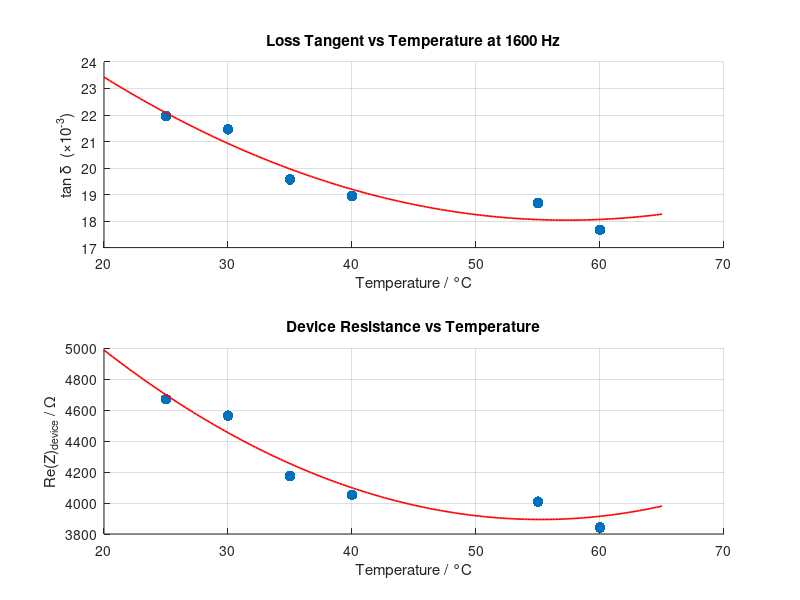

Source code (MATLAB):
%% ElectrodeThermometer.m
%
% Use the electrode's own dielectric loss as a thermometer.
%
% The loss tangent of the adhesive layer changes with temperature (the
% relaxation peak shifts). If you have calibration data from an LCR meter
% at known temperatures, you can invert the relationship: measure Re(Z)
% from the scope, subtract R_esr, compute tan(d), and look up the
% temperature on the calibration curve.
%
% This gives you the electrode temperature during plasma operation without
% any additional sensors, at no extra cost, from data you already collect.
%
% USAGE
%   1. Run HiokiImpedanceSweep.m on your temperature sweep files to get
%      TempTable (or enter the calibration data manually below).
%   2. Set R_esr from the off-measurement analysis.
%   3. Pass in Re(Z) from the scope at any point during the run.
%
% ACCURACY
%   Sensitivity is about 24 ohm/K in Re(Z)_device at 1600 Hz, which is
%   0.18%/K in total Re(Z) on top of 13 kOhm of R_esr. The scope sine
%   fit gives Re(Z) to ~100 ohm, so the temperature resolution is roughly
%   +- 4 K. Good enough to distinguish "room temperature" from "60 C after
%   15 minutes of plasma" but not for precision thermometry.
%
% LIMITATIONS
%   - Valid only above ~700 Hz where tan(d) decreases monotonically with T.
%     Below 700 Hz the trend reverses and the inversion is ambiguous.
%   - Assumes R_esr is temperature-independent (it is, if it is in the
%     amplifier). If R_esr is in the device, this needs rethinking.
%   - The calibration is device-specific. Different adhesive thickness or
%     type gives a different curve.
 
%% ========================================================================
%  CALIBRATION DATA
%  ========================================================================
% Enter your LCR temperature sweep results here.
% Each row: [Temperature_C, tan_delta, Capacitance_F]
% at your operating frequency.
%
% If you have TempTable from HiokiImpedanceSweep.m, you can build this
% automatically (see the block below).
 
OperatingFreq = 1600;   % Hz, must match the frequency of the calibration data
 
% --- Option 1: Manual entry from your PET data ---------------------------
% CalibrationData = [T(C), tan(d), C(F)] at OperatingFreq
CalibrationData = [
    25,  0.02196,  467.6e-12
    30,  0.02146,  467.6e-12
    35,  0.01957,  466.3e-12
    40,  0.01895,  465.0e-12
    55,  0.01868,  463.5e-12
    60,  0.01767,  457.5e-12
];
 
% --- Option 2: Build from TempTable (uncomment if available) -------------
% CalibrationData = zeros(numel(TempTable),3);
% jf = nearestIdx(TempTable(1).Freq, OperatingFreq);
% for k = 1:numel(TempTable)
%     CalibrationData(k,:) = [TempTable(k).Temp, ...
%                             TempTable(k).TanDelta_mean(jf), ...
%                             TempTable(k).Cs_mean(jf)];
% end
% % Remove NaN temperature entries
% CalibrationData = CalibrationData(~isnan(CalibrationData(:,1)),:);
 
% --- R_esr from your off measurement analysis ---------------------------
R_esr = 13200;   % Ohm, from the tan(d) decomposition
 
%% ========================================================================
%  BUILD THE CALIBRATION CURVE
%  ========================================================================
T_cal  = CalibrationData(:,1);
td_cal = CalibrationData(:,2);
C_cal  = CalibrationData(:,3);
w_op   = 2*pi*OperatingFreq;
 
% Device Re(Z) at each calibration temperature
Re_cal = td_cal ./ (w_op * C_cal);
 
% Check monotonicity (required for unique inversion)
diffs = diff(td_cal);
if all(diffs < 0)
    fprintf('Calibration curve is monotonically decreasing. Good.\n');
elseif all(diffs > 0)
    fprintf('Calibration curve is monotonically increasing.\n');
    fprintf('  (This happens below the crossover frequency ~700 Hz.\n');
    fprintf('   Inversion will work but the sign is flipped.)\n');
else
    warning(['Calibration curve is NOT monotonic. Temperature inversion ' ...
             'may be ambiguous. Check that the operating frequency is ' ...
             'above ~700 Hz.']);
end
 
% Fit a polynomial for smooth interpolation/extrapolation
% tan(d) vs T: use a quadratic (the relaxation shift is mildly nonlinear)
polyOrder = min(2, numel(T_cal)-1);
p_td = polyfit(T_cal, td_cal, polyOrder);
p_C  = polyfit(T_cal, C_cal, polyOrder);
 
% Inverse: T from tan(d). Sort by td for interpolation.
[td_sorted, isort] = sort(td_cal);
T_sorted = T_cal(isort);
 
fprintf('\nCalibration curve at %d Hz:\n', OperatingFreq);
fprintf('  %5s  %8s  %8s  %10s\n','T(C)','tan(d)','C(pF)','Re_dev(Ohm)');
for k = 1:numel(T_cal)
    fprintf('  %5.1f  %8.5f  %8.1f  %10.0f\n', ...
            T_cal(k), td_cal(k), C_cal(k)*1e12, Re_cal(k));
end
 
% Sensitivity
dT = T_cal(end)-T_cal(1);
dtd = td_cal(end)-td_cal(1);
dRe = Re_cal(end)-Re_cal(1);
fprintf('\n  Over %.0f - %.0f C:\n', T_cal(1), T_cal(end));
fprintf('    tan(d) changes by %+.5f  (%.1f ppm/K)\n', dtd, dtd/dT/mean(td_cal)*1e6);
fprintf('    Re_dev changes by %+.0f ohm  (%.1f ohm/K)\n', dRe, dRe/dT);
fprintf('    Resolution: ~100 ohm scope noise -> +- %.0f K\n', 100/abs(dRe/dT));
 
%% ========================================================================
%  INVERSION FUNCTION
%  ========================================================================
% Use this on your scope data to get temperature.
%
% Input:  Re_Z_total = Re(Z) from the scope sine fit (the old "R_off")
%         at the operating frequency
% Output: T_estimated in degrees C
%
% Example usage in the main analysis loop:
%
%   for n = 1:Nfiles
%       T_electrode(n) = InvertTemperature(R_total(n), R_esr, ...
%                                          OperatingFreq, C_cal_mean, ...
%                                          td_sorted, T_sorted);
%   end
 
% --- Demo: apply to the off measurements if they exist ---
% (Uncomment and connect to your main script's R_total vector)
%
% T_electrode = zeros(1, Nfiles);
% for n = 1:Nfiles
%     T_electrode(n) = InvertTemperature(R_total(n), R_esr, ...
%                                        F_meas1(n), mean(C_cal), ...
%                                        td_sorted, T_sorted);
% end
% figure
% plot(1:Nfiles, T_electrode, '-ok', 'LineWidth', 1.4)
% xlabel('File index'); ylabel('Estimated Temperature / °C')
% title('Electrode Temperature from Impedance')
 
%% ========================================================================
%  APPLY TO A TIME SERIES (e.g., plasma on then cooling)
%  ========================================================================
% If you have a time-resolved Re(Z) trace (e.g., from tracking the sine
% fit parameters through a long acquisition), you can get T(t):
%
%   T_vs_time = arrayfun(@(R) InvertTemperature(R, R_esr, ...
%                         OperatingFreq, mean(C_cal), td_sorted, T_sorted), ...
%                         Re_Z_timeseries);
%
% The 15-second cooling trace you mentioned would give you both the
% peak temperature and the thermal time constant directly.
 
%% ========================================================================
%  DIAGNOSTIC PLOT
%  ========================================================================
figure('Name','Temperature Calibration Curve')
 
subplot(2,1,1)
scatter(T_cal, td_cal*1e3, 60, 'filled'); hold on
T_fine = linspace(T_cal(1)-5, T_cal(end)+5, 200);
plot(T_fine, polyval(p_td, T_fine)*1e3, 'r-', 'LineWidth', 1.2)
xlabel('Temperature / °C')
ylabel('tan \delta  (\times10^{-3})')
title(sprintf('Loss Tangent vs Temperature at %d Hz', OperatingFreq))
grid on
 
subplot(2,1,2)
scatter(T_cal, Re_cal, 60, 'filled'); hold on
Re_fine = polyval(p_td, T_fine) ./ (w_op * polyval(p_C, T_fine));
plot(T_fine, Re_fine, 'r-', 'LineWidth', 1.2)
xlabel('Temperature / °C')
ylabel('Re(Z)_{device} / \Omega')
title('Device Resistance vs Temperature')
grid on
 
set(gcf,'Visible','on')
 
%% ========================================================================
%  LOCAL FUNCTIONS
%  ========================================================================
 
function T = InvertTemperature(Re_Z_total, R_esr, f, C_approx, td_sorted, T_sorted)
% Estimate electrode temperature from measured total Re(Z).
%
%   Re_Z_total  - Re(Z) from the scope sine fit, ohm
%   R_esr       - external series resistance (amplifier), ohm
%   f           - operating frequency, Hz
%   C_approx    - approximate device capacitance, F (for tan(d) calc)
%   td_sorted   - calibration tan(d) values, sorted ascending
%   T_sorted    - corresponding temperatures, same order
%
% Returns estimated temperature in degrees C.
% Returns NaN if the measured tan(d) is outside the calibration range.
 
w = 2*pi*f;
Re_device = Re_Z_total - R_esr;
 
if Re_device <= 0
    T = NaN;
    warning('Re_device <= 0. R_esr may be too large or the device is not capacitive.');
    return
end
 
td_measured = Re_device * w * C_approx;
 
% Interpolate on the calibration curve
if td_measured < td_sorted(1) || td_measured > td_sorted(end)
    % Extrapolate with a warning
    T = interp1(td_sorted, T_sorted, td_measured, 'linear', 'extrap');
    warning('tan(d) = %.5f is outside calibration range [%.5f, %.5f]. Extrapolating to T = %.1f C.', ...
            td_measured, td_sorted(1), td_sorted(end), T);
else
    T = interp1(td_sorted, T_sorted, td_measured, 'linear');
end
end
 
function j = nearestIdx(vec, target)
[~,j] = min(abs(vec - target));
end
